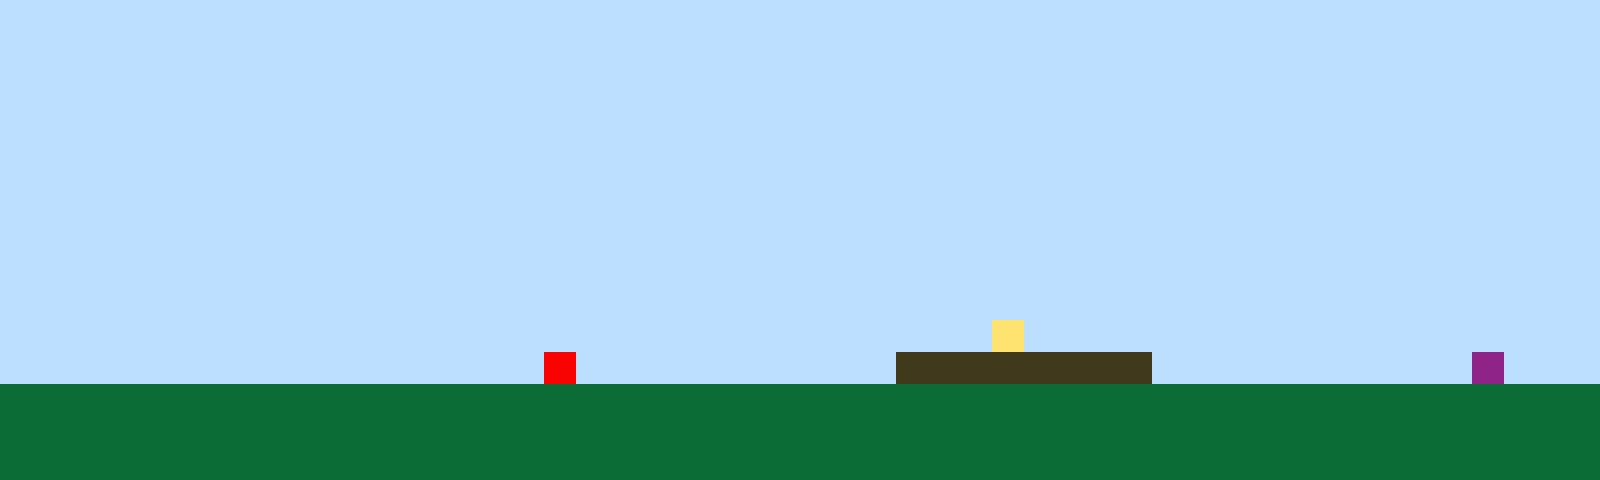

The image is a tile-based game level rendered from a .tmx file. Its description and complete source (layers, tilesets, objects, tile grids) follow:
An orthogonal 50x15 tile map with 32x32 px tiles, 1 tile layer (Tile Layer 1).

<map version="1.10" tiledversion="1.11.2" orientation="orthogonal" renderorder="right-up" width="50" height="15" tilewidth="32" tileheight="32" infinite="0" nextlayerid="2" nextobjectid="1"><editorsettings><export target="map1.csv" format="csv" /></editorsettings><tileset firstgid="1" name="sprites" tilewidth="32" tileheight="32" tilecount="6" columns="3"><image source="sprites.png" width="96" height="64" /></tileset><layer id="1" name="Tile Layer 1" width="50" height="15"><data encoding="csv">1,1,1,1,1,1,1,1,1,1,1,1,1,1,1,1,1,1,1,1,1,1,1,1,1,1,1,1,1,1,1,1,1,1,1,1,1,1,1,1,1,1,1,1,1,1,1,1,1,1,1,1,1,1,1,1,1,1,1,1,1,1,1,1,1,1,1,1,1,1,1,1,1,1,1,1,1,1,1,1,1,1,1,1,1,1,1,1,1,1,1,1,1,1,1,1,1,1,1,1,1,1,1,1,1,1,1,1,1,1,1,1,1,1,1,1,1,1,1,1,1,1,1,1,1,1,1,1,1,1,1,1,1,1,1,1,1,1,1,1,1,1,1,1,1,1,1,1,1,1,1,1,1,1,1,1,1,1,1,1,1,1,1,1,1,1,1,1,1,1,1,1,1,1,1,1,1,1,1,1,1,1,1,1,1,1,1,1,1,1,1,1,1,1,1,1,1,1,1,1,1,1,1,1,1,1,1,1,1,1,1,1,1,1,1,1,1,1,1,1,1,1,1,1,1,1,1,1,1,1,1,1,1,1,1,1,1,1,1,1,1,1,1,1,1,1,1,1,1,1,1,1,1,1,1,1,1,1,1,1,1,1,1,1,1,1,1,1,1,1,1,1,1,1,1,1,1,1,1,1,1,1,1,1,1,1,1,1,1,1,1,1,1,1,1,1,1,1,1,1,1,1,1,1,1,1,1,1,1,1,1,1,1,1,1,1,1,1,1,1,1,1,1,1,1,1,1,1,1,1,1,1,1,1,1,1,1,1,1,1,1,1,1,1,1,1,1,1,1,1,1,1,1,1,1,1,1,1,1,1,1,1,1,1,1,1,1,1,1,1,1,1,1,1,1,1,1,1,1,1,1,1,1,1,1,1,1,1,1,1,1,1,1,1,1,1,1,1,1,1,1,1,1,1,1,1,1,1,1,1,1,1,1,1,1,1,1,1,1,1,1,1,1,1,1,1,1,1,1,1,1,1,1,1,1,1,1,1,1,1,1,1,1,1,1,1,1,1,1,1,1,1,1,1,1,1,1,1,1,1,1,1,1,1,1,1,1,1,1,1,1,1,1,1,1,1,1,1,1,1,1,1,1,1,1,1,1,1,1,1,1,1,1,1,1,1,1,1,1,1,1,1,1,1,1,1,1,1,1,1,1,1,1,1,1,1,1,1,1,1,1,1,1,1,1,1,1,1,1,1,1,4,1,1,1,1,1,1,1,1,1,1,1,1,1,1,1,1,1,1,1,1,1,1,1,1,1,1,1,1,1,1,1,1,1,1,1,5,1,1,1,1,1,1,1,1,1,1,3,3,3,3,3,3,3,3,1,1,1,1,1,1,1,1,1,1,6,1,1,1,2,2,2,2,2,2,2,2,2,2,2,2,2,2,2,2,2,2,2,2,2,2,2,2,2,2,2,2,2,2,2,2,2,2,2,2,2,2,2,2,2,2,2,2,2,2,2,2,2,2,2,2,2,2,2,2,2,2,2,2,2,2,2,2,2,2,2,2,2,2,2,2,2,2,2,2,2,2,2,2,2,2,2,2,2,2,2,2,2,2,2,2,2,2,2,2,2,2,2,2,2,2,2,2,2,2,2,2,2,2,2,2,2,2,2,2,2,2,2,2,2,2,2,2,2,2,2,2,2,2,2,2,2,2,2,2,2,2,2,2,2,2,2,2,2,2,2,2,2,2</data></layer></map>
